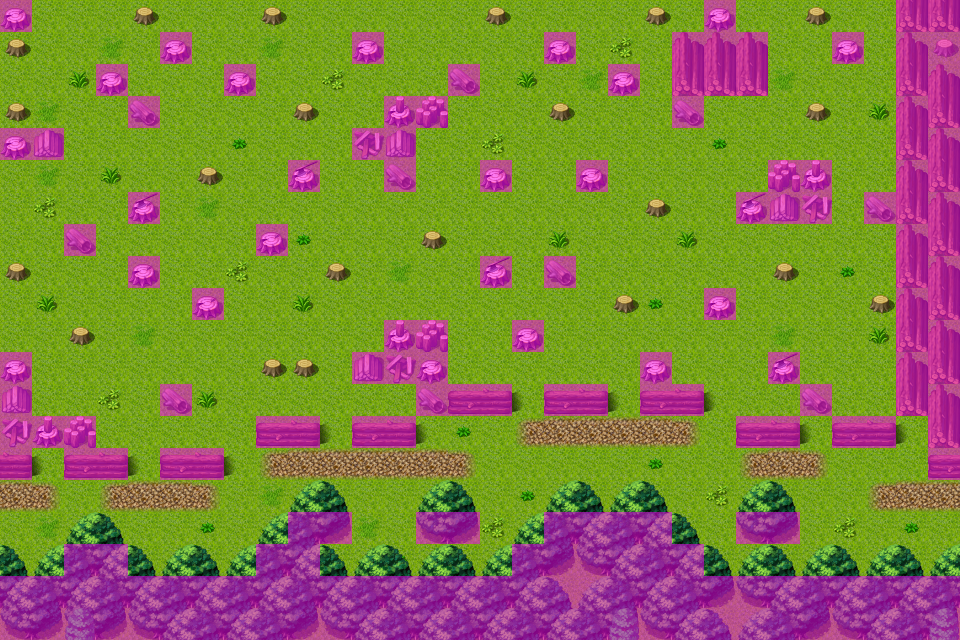

A level layout from a 2D game, rendered from its tile map. Below: a short description, then the map file with tile-grid data replaced by summaries:
An orthogonal 30x20 tile map with 32x32 px tiles, 4 tile layers (Ground, Objects, Above, Walkable), 40 tilesets and 9 objects (6x mapchange, 3x spawn).

<map version="1.0" orientation="orthogonal" width="30" height="20" tilewidth="32" tileheight="32">
 <properties>
  <property name="outside" value="1" />
 </properties>
 <tileset firstgid="1" name="map_bed_1" tilewidth="32" tileheight="32">
  <image source="../drawable/map_bed_1.png" width="512" height="256" />
 </tileset>
 <tileset firstgid="129" name="map_border_1" tilewidth="32" tileheight="32">
  <image source="../drawable/map_border_1.png" width="512" height="256" />
 </tileset>
 <tileset firstgid="257" name="map_bridge_1" tilewidth="32" tileheight="32">
  <image source="../drawable/map_bridge_1.png" width="512" height="256" />
 </tileset>
 <tileset firstgid="385" name="map_broken_1" tilewidth="32" tileheight="32">
  <image source="../drawable/map_broken_1.png" width="512" height="256" />
 </tileset>
 <tileset firstgid="513" name="map_cavewall_1" tilewidth="32" tileheight="32">
  <image source="../drawable/map_cavewall_1.png" width="576" height="192" />
 </tileset>
 <tileset firstgid="621" name="map_cavewall_2" tilewidth="32" tileheight="32">
  <image source="../drawable/map_cavewall_2.png" width="576" height="192" />
 </tileset>
 <tileset firstgid="729" name="map_cavewall_3" tilewidth="32" tileheight="32">
  <image source="../drawable/map_cavewall_3.png" width="576" height="192" />
 </tileset>
 <tileset firstgid="837" name="map_chair_table_1" tilewidth="32" tileheight="32">
  <image source="../drawable/map_chair_table_1.png" width="512" height="256" />
 </tileset>
 <tileset firstgid="965" name="map_crate_1" tilewidth="32" tileheight="32">
  <image source="../drawable/map_crate_1.png" width="512" height="256" />
 </tileset>
 <tileset firstgid="1093" name="map_cupboard_1" tilewidth="32" tileheight="32">
  <image source="../drawable/map_cupboard_1.png" width="512" height="256" />
 </tileset>
 <tileset firstgid="1221" name="map_curtain_1" tilewidth="32" tileheight="32">
  <image source="../drawable/map_curtain_1.png" width="512" height="256" />
 </tileset>
 <tileset firstgid="1349" name="map_entrance_1" tilewidth="32" tileheight="32">
  <image source="../drawable/map_entrance_1.png" width="512" height="256" />
 </tileset>
 <tileset firstgid="1477" name="map_fence_1" tilewidth="32" tileheight="32">
  <image source="../drawable/map_fence_1.png" width="512" height="256" />
 </tileset>
 <tileset firstgid="1605" name="map_fence_2" tilewidth="32" tileheight="32">
  <image source="../drawable/map_fence_2.png" width="512" height="256" />
 </tileset>
 <tileset firstgid="1733" name="map_ground_1" tilewidth="32" tileheight="32">
  <image source="../drawable/map_ground_1.png" width="512" height="256" />
 </tileset>
 <tileset firstgid="1861" name="map_ground_2" tilewidth="32" tileheight="32">
  <image source="../drawable/map_ground_2.png" width="512" height="256" />
 </tileset>
 <tileset firstgid="1989" name="map_ground_3" tilewidth="32" tileheight="32">
  <image source="../drawable/map_ground_3.png" width="512" height="256" />
 </tileset>
 <tileset firstgid="2117" name="map_ground_4" tilewidth="32" tileheight="32">
  <image source="../drawable/map_ground_4.png" width="512" height="256" />
 </tileset>
 <tileset firstgid="2245" name="map_ground_5" tilewidth="32" tileheight="32">
  <image source="../drawable/map_ground_5.png" width="512" height="256" />
 </tileset>
 <tileset firstgid="2373" name="map_ground_6" tilewidth="32" tileheight="32">
  <image source="../drawable/map_ground_6.png" width="512" height="256" />
 </tileset>
 <tileset firstgid="2501" name="map_ground_7" tilewidth="32" tileheight="32">
  <image source="../drawable/map_ground_7.png" width="512" height="256" />
 </tileset>
 <tileset firstgid="2629" name="map_ground_8" tilewidth="32" tileheight="32">
  <image source="../drawable/map_ground_8.png" width="512" height="256" />
 </tileset>
 <tileset firstgid="2757" name="map_indoor_1" tilewidth="32" tileheight="32">
  <image source="../drawable/map_indoor_1.png" width="512" height="256" />
 </tileset>
 <tileset firstgid="2885" name="map_kitchen_1" tilewidth="32" tileheight="32">
  <image source="../drawable/map_kitchen_1.png" width="512" height="256" />
 </tileset>
 <tileset firstgid="3013" name="map_outdoor_1" tilewidth="32" tileheight="32">
  <image source="../drawable/map_outdoor_1.png" width="512" height="256" />
 </tileset>
 <tileset firstgid="3141" name="map_pillar_1" tilewidth="32" tileheight="32">
  <image source="../drawable/map_pillar_1.png" width="512" height="256" />
 </tileset>
 <tileset firstgid="3269" name="map_plant_1" tilewidth="32" tileheight="32">
  <image source="../drawable/map_plant_1.png" width="512" height="256" />
 </tileset>
 <tileset firstgid="3397" name="map_rock_1" tilewidth="32" tileheight="32">
  <image source="../drawable/map_rock_1.png" width="512" height="256" />
 </tileset>
 <tileset firstgid="3525" name="map_roof_1" tilewidth="32" tileheight="32">
  <image source="../drawable/map_roof_1.png" width="512" height="256" />
 </tileset>
 <tileset firstgid="3653" name="map_roof_2" tilewidth="32" tileheight="32">
  <image source="../drawable/map_roof_2.png" width="512" height="256" />
 </tileset>
 <tileset firstgid="3781" name="map_shop_1" tilewidth="32" tileheight="32">
  <image source="../drawable/map_shop_1.png" width="512" height="256" />
 </tileset>
 <tileset firstgid="3909" name="map_sign_ladder_1" tilewidth="32" tileheight="32">
  <image source="../drawable/map_sign_ladder_1.png" width="512" height="256" />
 </tileset>
 <tileset firstgid="4037" name="map_table_1" tilewidth="32" tileheight="32">
  <image source="../drawable/map_table_1.png" width="512" height="256" />
 </tileset>
 <tileset firstgid="4165" name="map_trail_1" tilewidth="32" tileheight="32">
  <image source="../drawable/map_trail_1.png" width="512" height="256" />
 </tileset>
 <tileset firstgid="4293" name="map_tree_1" tilewidth="32" tileheight="32">
  <image source="../drawable/map_tree_1.png" width="512" height="256" />
 </tileset>
 <tileset firstgid="4421" name="map_wall_1" tilewidth="32" tileheight="32">
  <image source="../drawable/map_wall_1.png" width="512" height="256" />
 </tileset>
 <tileset firstgid="4549" name="map_wall_2" tilewidth="32" tileheight="32">
  <image source="../drawable/map_wall_2.png" width="480" height="256" />
 </tileset>
 <tileset firstgid="4669" name="map_wall_3" tilewidth="32" tileheight="32">
  <image source="../drawable/map_wall_3.png" width="480" height="256" />
 </tileset>
 <tileset firstgid="4789" name="map_window_1" tilewidth="32" tileheight="32">
  <image source="../drawable/map_window_1.png" width="512" height="256" />
 </tileset>
 <tileset firstgid="4917" name="map_window_2" tilewidth="32" tileheight="32">
  <image source="../drawable/map_window_2.png" width="512" height="256" />
 </tileset>
 <layer name="Ground" width="30" height="20">
  <data>[600 cells, 600 non-empty, 3 distinct tile ids]</data>
 </layer>
 <layer name="Objects" width="30" height="20">
  <data>[600 cells, 225 non-empty, 22 distinct tile ids]</data>
 </layer>
 <layer name="Above" width="30" height="20">
  <data>[600 cells, 42 non-empty, 3 distinct tile ids]</data>
 </layer>
 <layer name="Walkable" width="30" height="20">
  <data>[600 cells, 185 non-empty, 1 distinct tile ids]</data>
 </layer>
 <objectgroup name="Mapevents" width="30" height="20">
  <object name="east" type="mapchange" x="928" y="480" width="32" height="96">
   <properties>
    <property name="map" value="crossroads" />
    <property name="place" value="west" />
   </properties>
  </object>
  </objectgroup>
 <objectgroup name="Spawn uniques" width="30" height="20">
  <!-- 1 objects omitted --></objectgroup>
 <objectgroup name="Spawn monsters" width="30" height="20" visible="0">
  <!-- 2 objects omitted --></objectgroup>
 <objectgroup name="Keys" width="30" height="20" />
</map>
<!-- 8 of 9 objects omitted -->
